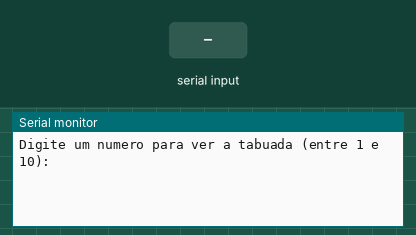
Recording of a sketch running on a simulated Arduino Uno, built with avr-gcc and run on an emulated ATmega328P. Shown: the last lines printed to the serial monitor. Inputs (shaded band) come from the test bench.

Above: at 1.2 s.
1.3 s: "90,45\n" received over Serial
At 1.8 s:
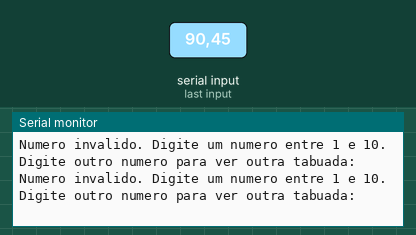
2.8 s: "5\n" received over Serial
At 3.8 s:
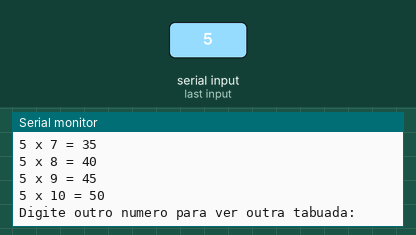

The sketch:

tabuada_usando_for1.ino
```cpp
int numero = 0;

void setup() {
  Serial.begin(9600);
  Serial.println("Digite um numero para ver a tabuada (entre 1 e 10):");
}

void loop() {
  if (Serial.available() > 0) {
    numero = Serial.parseInt();
    Serial.read();

    if (numero >= 1 && numero <= 10) {
      Serial.print("Tabuada do ");
      Serial.println(numero);
      for (int contador = 1; contador <= 10; contador++) {
        Serial.print(numero);
        Serial.print(" x ");
        Serial.print(contador);
        Serial.print(" = ");
        Serial.println(numero * contador);
      }
    } else {
      Serial.println("Numero invalido. Digite um numero entre 1 e 10.");
    }
    Serial.println("Digite outro numero para ver outra tabuada:");
  }
}
```

Measured:
- after the input at 1.3 s, the serial monitor: prints a new line at once (image 1)
- after the input at 2.8 s, the serial monitor: prints a new line at once (image 2)
